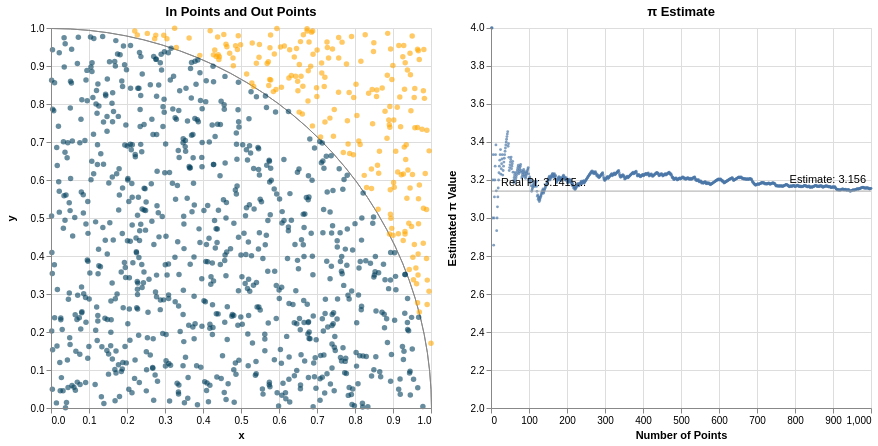

Vega-Lite specification stored for this chart:
### Vega specification from a JSON file in a GitHub repository (floating-point values rounded to 4 significant figures)
{"$schema": "https://vega.github.io/schema/vega/v4.json", "autosize": "pad", "padding": 5, "height": 380, "data": [{"name": "random_data", "transform": [{"type": "sequence", "start": 1, "stop": 5001}, {"type": "formula", "as": "x", "expr": "random()"}, {"type": "formula", "as": "y", "expr": "random()"}, {"type": "filter", "expr": "datum.data <= num_points"}]}, {"name": "pi_estimates", "source": "random_data", "transform": [{"type": "formula", "as": "is_inside", "expr": "(datum.x * datum.x + datum.y * datum.y) < 1"}, {"type": "window", "fields": ["is_inside"], "ops": ["sum"], "as": ["num_inside"]}, {"type": "formula", "as": "estimate", "expr": "4 * datum.num_inside / datum.data"}]}, {"name": "pi_estimate", "source": "pi_estimates", "transform": [{"type": "filter", "expr": "datum.data == num_points"}, {"type": "formula", "as": "value", "expr": "datum.estimate"}]}, {"name": "pi", "values": [{"value": 3.142}]}], "signals": [{"name": "num_points", "value": 1000, "bind": {"input": "range", "min": 10, "max": 5000, "step": 1, "debounce": 10}}], "layout": {"padding": 10, "offset": 20, "bounds": "full", "align": "all"}, "marks": [{"type": "group", "style": "cell", "title": {"text": "In Points and Out Points", "frame": "group"}, "encode": {"update": {"width": {"signal": "height"}, "height": {"signal": "height"}}}, "marks": [{"type": "arc", "encode": {"enter": {"stroke": {"value": "#888"}, "strokeWidth": {"value": 1}, "startAngle": {"signal": "1.570796"}, "endAngle": {"value": 0}, "x": {"value": 0.5}, "y": {"signal": "height + 0.5"}, "innerRadius": {"signal": "height"}, "outerRadius": {"signal": "height"}}}}, {"type": "symbol", "style": ["circle"], "from": {"data": "random_data"}, "encode": {"update": {"opacity": {"value": 0.6}, "fill": [{"test": "sqrt(datum.x * datum.x + datum.y * datum.y) <= 1", "value": "#003f5c"}, {"value": "#ffa600"}], "x": {"scale": "x_scale", "field": "x"}, "y": {"scale": "y_scale", "field": "y"}, "shape": {"value": "circle"}}}}], "axes": [{"scale": "x_scale", "orient": "bottom", "title": "x", "labelFlush": true, "labelOverlap": true, "zindex": 1}, {"scale": "x_scale", "orient": "bottom", "grid": true, "gridScale": "y_scale", "domain": false, "labels": false, "maxExtent": 0, "minExtent": 0, "ticks": false, "zindex": 0}, {"scale": "y_scale", "orient": "left", "title": "y", "labelOverlap": true, "zindex": 1}, {"scale": "y_scale", "orient": "left", "grid": true, "gridScale": "x_scale", "domain": false, "labels": false, "maxExtent": 0, "minExtent": 0, "ticks": false, "zindex": 0}]}, {"type": "group", "name": "concat_1_group", "style": "cell", "title": {"text": "π Estimate", "frame": "group"}, "encode": {"update": {"width": {"signal": "height"}, "height": {"signal": "height"}}}, "marks": [{"type": "symbol", "style": ["circle"], "from": {"data": "pi_estimates"}, "encode": {"update": {"opacity": {"value": 0.7}, "fill": {"value": "#4c78a8"}, "x": {"scale": "data_point_scale", "field": "data"}, "y": {"scale": "pi_scale", "field": "estimate"}, "size": {"value": 8}, "shape": {"value": "circle"}}}}, {"type": "rule", "from": {"data": "pi"}, "encode": {"update": {"stroke": {"value": "darkgrey"}, "x": {"value": 0}, "y": {"scale": "pi_scale", "field": "value"}, "x2": {"field": {"group": "width"}}}}}, {"type": "text", "from": {"data": "pi"}, "encode": {"update": {"align": {"value": "left"}, "x": {"value": 10}, "fill": {"value": "black"}, "y": {"scale": "pi_scale", "field": "value", "offset": -5}, "text": {"value": "Real PI: 3.1415..."}}}}, {"type": "text", "from": {"data": "pi_estimate"}, "encode": {"update": {"align": {"value": "right"}, "x": {"signal": "height", "offset": -5}, "dy": {"value": -5}, "fill": {"value": "black"}, "y": {"scale": "pi_scale", "field": "value"}, "text": {"signal": "'Estimate: ' + format(datum.estimate, ',.3f')"}}}}], "axes": [{"scale": "data_point_scale", "orient": "bottom", "title": "Number of Points", "labelFlush": true, "labelOverlap": true, "zindex": 1}, {"scale": "data_point_scale", "orient": "bottom", "grid": true, "gridScale": "pi_scale", "domain": false, "labels": false, "maxExtent": 0, "minExtent": 0, "ticks": false, "zindex": 0}, {"scale": "pi_scale", "orient": "left", "title": "Estimated π Value", "labelOverlap": true, "zindex": 1}, {"scale": "pi_scale", "orient": "left", "grid": true, "gridScale": "data_point_scale", "domain": false, "labels": false, "maxExtent": 0, "minExtent": 0, "ticks": false, "zindex": 0}]}], "scales": [{"name": "x_scale", "type": "linear", "domain": [0, 1], "range": "height", "reverse": true, "nice": true, "zero": true}, {"name": "y_scale", "type": "linear", "domain": [0, 1], "range": "height", "nice": true, "zero": true}, {"name": "data_point_scale", "type": "linear", "domain": {"data": "pi_estimates", "field": "data"}, "range": "height", "reverse": true, "nice": false, "zero": true}, {"name": "pi_scale", "type": "linear", "domain": {"fields": [[2, 4], {"data": "pi", "field": "value"}, {"data": "pi_estimates", "field": "estimate"}]}, "range": "height", "nice": true, "zero": false}], "config": {"axisY": {"minExtent": 30}}}
